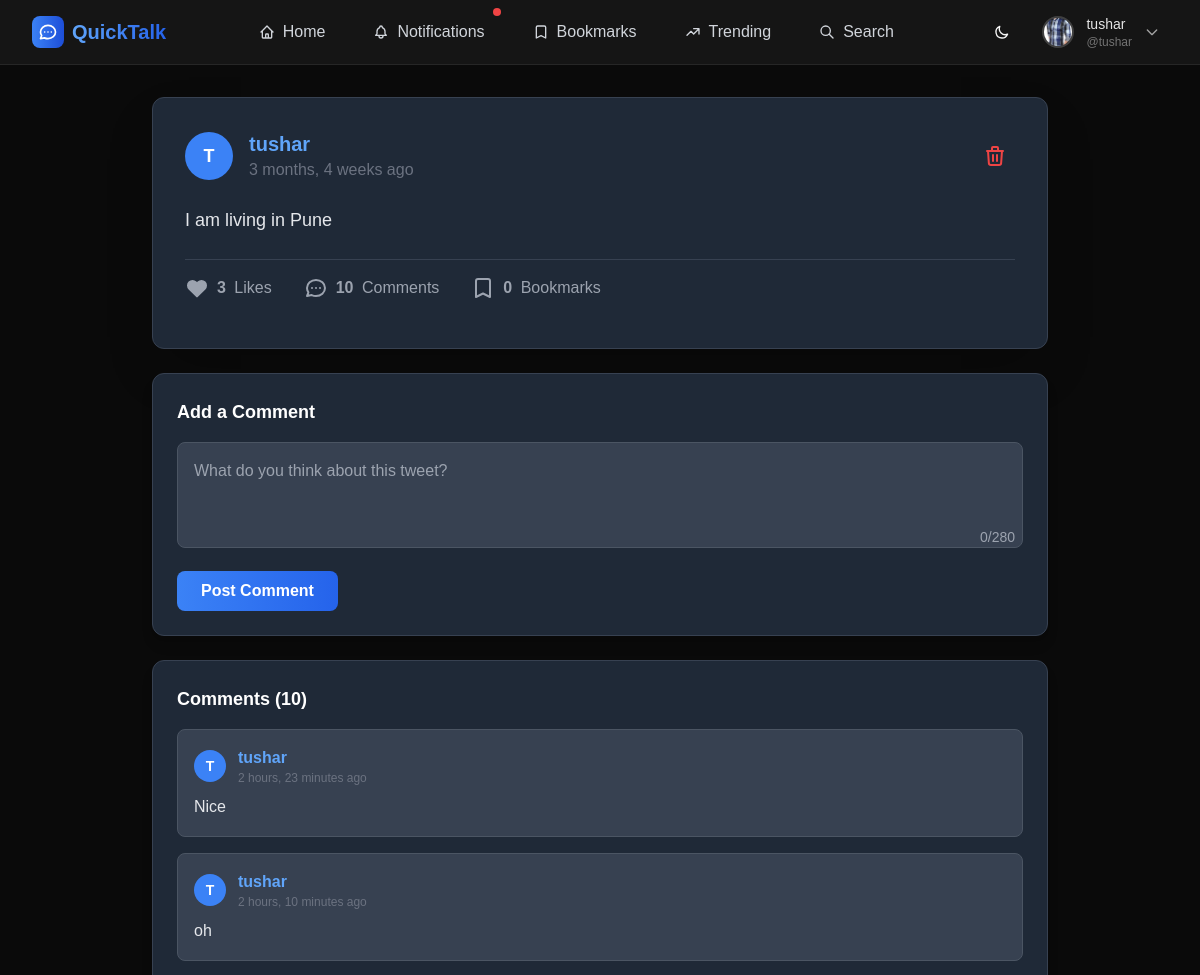
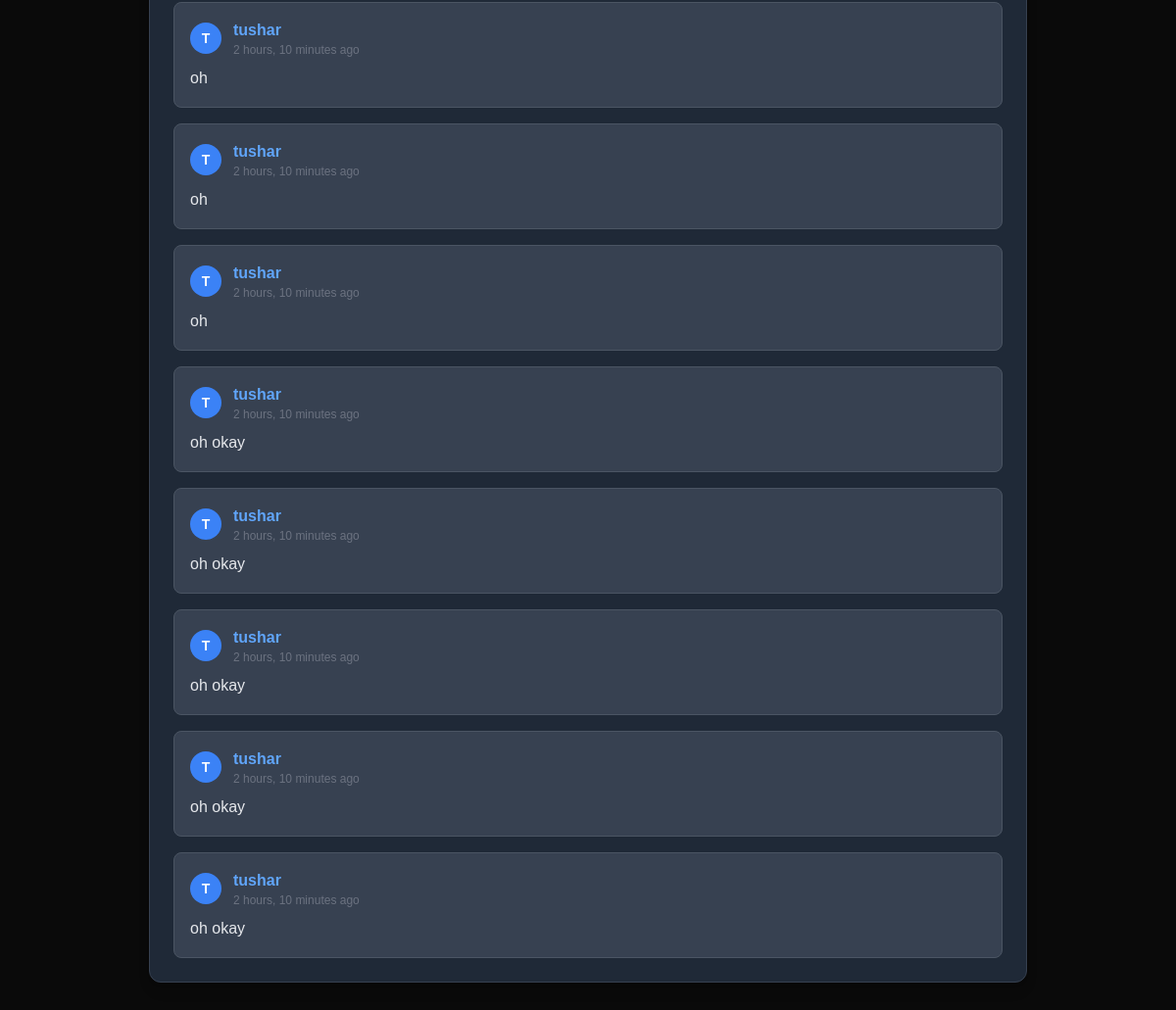
Screenshot of /tweet/8/ (signed in) with the database file from the repository (2 pictures, top to bottom).
### profiles/models.py (models this page shows, shortened)
class Profile(models.Model):
    THEME_CHOICES = [
        ('dark', 'Dark'),
        ('light', 'Light'),
    ]
    user = models.OneToOneField(User, on_delete=models.CASCADE)
    bio = models.TextField(max_length=500, blank=True)
    profile_picture = models.ImageField(upload_to='profile_pics/', blank=True)
    cover_photo = models.ImageField(upload_to='cover_photos/', blank=True)
    following = models.ManyToManyField('self', symmetrical=False, related_name='followers', blank=True)
    website = models.URLField(blank=True)
    location = models.CharField(max_length=100, blank=True)
    birth_date = models.DateField(null=True, blank=True)
    is_verified = models.BooleanField(default=False)
    is_private = models.BooleanField(default=False)
    theme = models.CharField(max_length=10, choices=THEME_CHOICES, default='dark')
    email_notifications = models.BooleanField(default=True)
    twitter_url = models.URLField(blank=True)
    linkedin_url = models.URLField(blank=True)
    github_url = models.URLField(blank=True)
    created_at = models.DateTimeField(auto_now_add=True, null=True)
    updated_at = models.DateTimeField(auto_now=True, null=True)

### tweets/models.py (models this page shows, shortened)
class Tweet(models.Model):
    user = models.ForeignKey(User, on_delete=models.CASCADE)
    content = models.TextField(max_length=280)
    image = models.ImageField(upload_to='tweet_images/', blank=True, null=True)
    video = models.FileField(upload_to='tweet_videos/', blank=True, null=True)
    created_at = models.DateTimeField(auto_now_add=True)
    updated_at = models.DateTimeField(auto_now=True)
    likes = models.ManyToManyField(User, related_name='liked_tweets', blank=True)
    views = models.PositiveIntegerField(default=0)
    is_pinned = models.BooleanField(default=False)
    is_scheduled = models.BooleanField(default=False)
    scheduled_for = models.DateTimeField(null=True, blank=True)
    parent_tweet = models.ForeignKey('self', on_delete=models.CASCADE, null=True, blank=True, related_name='replies')
    class Meta:
        ordering = ['-created_at']
        indexes = [
            models.Index(fields=['created_at']),
            models.Index(fields=['user']),
        ]

class Comment(models.Model):
    tweet = models.ForeignKey(Tweet, on_delete=models.CASCADE, related_name='comments')
    user = models.ForeignKey(User, on_delete=models.CASCADE)
    content = models.TextField(max_length=280)
    created_at = models.DateTimeField(auto_now_add=True)
    class Meta:
        ordering = ['created_at']

### tweets/views.py (the view)
# urls.py: path('tweet/<int:tweet_id>/', views.tweet_detail, name='tweet_detail'),
@login_required
def tweet_detail(request, tweet_id):
    tweet = get_object_or_404(Tweet.objects.select_related('user').prefetch_related('likes', 'comments', 'bookmark_set'), id=tweet_id)
    tweet.is_bookmarked = tweet.bookmark_set.filter(user=request.user).exists()
    return render(request, 'tweet_detail.html', {'tweet': tweet})

### templates/tweet_detail.html (shortened to what this page needs)
{% extends 'base.html' %}
{% block content %}
    <div class="max-w-4xl mx-auto space-y-6">
        <div class="bg-gray-800 rounded-xl shadow-2xl border border-gray-700 p-8">
            <div class="flex items-center justify-between mb-6">
                <div class="flex items-center space-x-4">
                    <div class="w-12 h-12 bg-blue-500 rounded-full flex items-center justify-center">
                        <span class="text-white font-semibold text-lg">{{ tweet.user.username|first|upper }}</span>
                    </div>
                    <div>
                        <h3 class="text-xl font-bold text-blue-400 hover:text-blue-300 transition duration-300">
                            <a href="{% url 'profile' tweet.user.username %}">{{ tweet.user.username }}</a>
                        </h3>
                        <p class="text-gray-500">{{ tweet.created_at|timesince }} ago</p>
                    </div>
                </div>
                {% if tweet.user == user %}
                    <form method="post" action="{% url 'delete_tweet' tweet.id %}" class="inline" onsubmit="return confirm('Are you sure you want to delete this tweet?')">
                        <button type="submit" class="text-red-500 hover:text-red-400 transition duration-300 p-2 rounded">
                            <svg class="w-6 h-6" fill="none" stroke="currentColor" viewBox="0 0 24 24">
                                <path stroke-linecap="round" stroke-linejoin="round" stroke-width="2" d="M19 7l-.867 12.142A2 2 0 0116.138 21H7.862a2 2 0 01-1.995-1.858L5 7m5 4v6m4-6v6m1-10V4a1 1 0 00-1-1h-4a1 1 0 00-1 1v3M4 7h16"></path>
                            </svg>
                        </button>
                    </form>
                {% endif %}
            </div>
            <div class="mb-6">
                <p class="text-gray-200 text-lg leading-relaxed mb-4">{{ tweet.content }}</p>
            </div>
            <div class="flex items-center space-x-8 py-4 border-t border-gray-700">
                <button data-tweet-id="{{ tweet.id }}" class="like-btn flex items-center space-x-2 text-gray-400 hover:text-red-500 transition duration-300 group">
                    <svg class="w-6 h-6 group-hover:scale-110 transition-transform duration-200" fill="{% if request.user in tweet.likes.all %}currentColor{% else %}none{% endif %}" stroke="currentColor" viewBox="0 0 24 24">
                        <path stroke-linecap="round" stroke-linejoin="round" stroke-width="2" d="M4.318 6.318a4.5 4.5 0 000 6.364L12 20.364l7.682-7.682a4.5 4.5 0 00-6.364-6.364L12 7.636l-1.318-1.318a4.5 4.5 0 00-6.364 0z"></path>
                    </svg>
                    <span>
                        <span class="like-count font-semibold">{{ tweet.likes.count }}</span>
                        <span class="ml-1">{% if tweet.likes.count == 1 %}Like{% else %}Likes{% endif %}</span>
                    </span>
                </button>
                <div class="flex items-center space-x-2 text-gray-400">
                    <svg class="w-6 h-6" fill="none" stroke="currentColor" viewBox="0 0 24 24">
                        <path stroke-linecap="round" stroke-linejoin="round" stroke-width="2" d="M8 12h.01M12 12h.01M16 12h.01M21 12c0 4.418-4.03 8-9 8a9.863 9.863 0 01-4.255-.949L3 20l1.395-3.72C3.512 15.042 3 13.574 3 12c0-4.418 4.03-8 9-8s9 3.582 9 8z"></path>
                    </svg>
                    <span>
                        <span class="font-semibold">{{ tweet.comments.count }}</span>
                        <span class="ml-1">{% if tweet.comments.count == 1 %}Comment{% else %}Comments{% endif %}</span>
                    </span>
                </div>
                <button data-tweet-id="{{ tweet.id }}" class="bookmark-btn flex items-center space-x-2 text-gray-400 hover:text-yellow-500 transition duration-300 group">
                    <svg class="w-6 h-6 group-hover:scale-110 transition-transform duration-200" fill="{% if tweet.is_bookmarked %}currentColor{% else %}none{% endif %}" stroke="currentColor" viewBox="0 0 24 24">
                        <path stroke-linecap="round" stroke-linejoin="round" stroke-width="2" d="M5 5a2 2 0 012-2h10a2 2 0 012 2v16l-7-3.5L5 21V5z"></path>
                    </svg>
                    <span>
                        <span class="bookmark-count font-semibold">{{ tweet.bookmark_set.count }}</span>
                        <span class="ml-1">{% if tweet.bookmark_set.count == 1 %}Bookmark{% else %}Bookmarks{% endif %}</span>
                    </span>
                </button>
            </div>
        </div>
        <div class="bg-gray-800 rounded-xl shadow-lg border border-gray-700 p-6">
            <h3 class="text-lg font-semibold text-white mb-4">Add a Comment</h3>
            <form id="comment-form" class="space-y-4">
                <div class="relative">
                    <textarea name="content" id="comment-content" maxlength="280" rows="3"
                              class="w-full p-4 bg-gray-700 border border-gray-600 rounded-lg text-white placeholder-gray-400 focus:outline-none focus:ring-2 focus:ring-blue-500 focus:border-transparent transition duration-300 resize-none"
                              placeholder="What do you think about this tweet?"></textarea>
                    <div class="absolute bottom-2 right-2 text-sm text-gray-400">
                        <span id="comment-char-count">0</span>/280
                    </div>
                </div>
                <button type="submit" id="comment-submit-btn" class="bg-gradient-to-r from-blue-500 to-blue-600 hover:from-blue-600 hover:to-blue-700 text-white font-semibold px-6 py-2 rounded-lg transition duration-300 transform hover:scale-105">
                    Post Comment
                </button>
            </form>
        </div>
        <div class="bg-gray-800 rounded-xl shadow-lg border border-gray-700 p-6">
            <h3 class="text-lg font-semibold text-white mb-4">
                Comments ({{ tweet.comments.count }})
            </h3>
            <div class="space-y-4">
                {% for comment in tweet.comments.all %}
                    <div class="bg-gray-700 p-4 rounded-lg border border-gray-600 hover:border-gray-500 transition duration-300">
                        <div class="flex items-center space-x-3 mb-2">
                            <div class="w-8 h-8 bg-blue-500 rounded-full flex items-center justify-center">
                                <span class="text-white font-semibold text-sm">{{ comment.user.username|first|upper }}</span>
                            </div>
                            <div>
                                <p class="text-blue-400 font-semibold hover:text-blue-300 transition duration-300">
                                    <a href="{% url 'profile' comment.user.username %}">{{ comment.user.username }}</a>
                                </p>
                                <p class="text-gray-500 text-xs">{{ comment.created_at|timesince }} ago</p>
                            </div>
                        </div>
                        <p class="text-gray-200 leading-relaxed">{{ comment.content }}</p>
                    </div>
                {% endfor %}
            </div>
        </div>
    </div>
{% endblock %}

### templates/base.html (shortened to what this page needs)
{% load static %}
<!DOCTYPE html>
<html lang="en" data-theme="dark">
<head>
    <script src="https://cdn.tailwindcss.com"></script>
    <link rel="stylesheet" href="{% static 'css/professional.css' %}">
    <link rel="stylesheet" href="{% static 'css/custom.css' %}">
</head>
<body class="bg-neutral-950 text-neutral-100 font-inter">
    <nav class="navbar border-b border-neutral-800 bg-neutral-900/95 backdrop-blur-xl sticky top-0 z-50">
        <div class="max-w-7xl mx-auto px-4 sm:px-6 lg:px-8">
            <div class="flex justify-between items-center h-16">
                <div class="flex items-center">
                    <a href="{% url 'home' %}" class="flex items-center space-x-2">
                        <div class="w-8 h-8 bg-gradient-to-r from-blue-500 to-blue-700 rounded-lg flex items-center justify-center">
                        </div>
                        <span class="text-xl font-bold text-gradient bg-gradient-to-r from-blue-400 to-blue-600 bg-clip-text text-transparent">QuickTalk</span>
                    </a>
                </div>
                <div class="hidden md:flex items-center space-x-6">
                    {% if user.is_authenticated %}
                        <a href="{% url 'home' %}" class="nav-link flex items-center space-x-2 text-gray-300 hover:text-blue-400 px-3 py-2 rounded-lg transition-all duration-200">
                            <svg class="w-4 h-4" fill="none" stroke="currentColor" viewBox="0 0 24 24">
                                <path stroke-linecap="round" stroke-linejoin="round" stroke-width="2" d="M3 12l2-2m0 0l7-7 7 7M5 10v10a1 1 0 001 1h3m10-11l2 2m-2-2v10a1 1 0 01-1 1h-3m-6 0a1 1 0 001-1v-4a1 1 0 011-1h2a1 1 0 011 1v4a1 1 0 001 1m-6 0h6"></path>
                            </svg>
                            <span>Home</span>
                        </a>
                        <a href="{% url 'notifications' %}" class="nav-link flex items-center space-x-2 relative text-gray-300 hover:text-blue-400 px-3 py-2 rounded-lg transition-all duration-200">
                            <span>Notifications</span>
                            <span class="absolute -top-1 -right-1 w-2 h-2 bg-red-500 rounded-full animate-pulse"></span>
                        </a>
                        <a href="{% url 'bookmarks' %}" class="nav-link flex items-center space-x-2 text-gray-300 hover:text-blue-400 px-3 py-2 rounded-lg transition-all duration-200">
                            <svg class="w-4 h-4" fill="none" stroke="currentColor" viewBox="0 0 24 24">
                                <path stroke-linecap="round" stroke-linejoin="round" stroke-width="2" d="M5 5a2 2 0 012-2h10a2 2 0 012 2v16l-7-3.5L5 21V5z"></path>
                            </svg>
                            <span>Bookmarks</span>
                        </a>
                        <a href="{% url 'trending_hashtags' %}" class="nav-link flex items-center space-x-2 text-gray-300 hover:text-blue-400 px-3 py-2 rounded-lg transition-all duration-200">
                            <svg class="w-4 h-4" fill="none" stroke="currentColor" viewBox="0 0 24 24">
                                <path stroke-linecap="round" stroke-linejoin="round" stroke-width="2" d="M13 7h8m0 0v8m0-8l-8 8-4-4-6 6"></path>
                            </svg>
                            <span>Trending</span>
                        </a>
                        <a href="{% url 'search_users' %}" class="nav-link flex items-center space-x-2 text-gray-300 hover:text-blue-400 px-3 py-2 rounded-lg transition-all duration-200">
                            <svg class="w-4 h-4" fill="none" stroke="currentColor" viewBox="0 0 24 24">
                                <path stroke-linecap="round" stroke-linejoin="round" stroke-width="2" d="M21 21l-6-6m2-5a7 7 0 11-14 0 7 7 0 0114 0z"></path>
                            </svg>
                            <span>Search</span>
                        </a>
                    {% endif %}
                </div>
                <div class="flex items-center space-x-4">
                    <button onclick="toggleTheme()" class="p-2 rounded-lg hover:bg-neutral-800 transition-colors" title="Toggle theme">
                        <svg class="w-4 h-4" fill="none" stroke="currentColor" viewBox="0 0 24 24">
                            <path stroke-linecap="round" stroke-linejoin="round" stroke-width="2" d="M20.354 15.354A9 9 0 018.646 3.646 9.003 9.003 0 0012 21a9.003 9.003 0 008.354-5.646z"></path>
                        </svg>
                    </button>
                    {% if user.is_authenticated %}
                        <div class="relative">
                            <button class="flex items-center space-x-3 p-2 rounded-lg hover:bg-neutral-800 transition-colors" onclick="toggleUserMenu()">
                                <img src="{% if user.profile.profile_picture %}{{ user.profile.profile_picture.url }}{% else %}{% static 'default.jpg' %}{% endif %}"
                                     class="w-8 h-8 rounded-full border-2 border-neutral-700 object-cover" alt="Profile">
                                <div class="hidden md:block text-left">
                                    <div class="flex items-center space-x-1">
                                        <span class="text-sm font-medium text-neutral-200">{{ user.username }}</span>
                                    </div>
                                    <div class="text-xs text-neutral-500">@{{ user.username }}</div>
                                </div>
                                <svg class="w-4 h-4 text-neutral-400" fill="none" stroke="currentColor" viewBox="0 0 24 24">
                                    <path stroke-linecap="round" stroke-linejoin="round" stroke-width="2" d="M19 9l-7 7-7-7"></path>
                                </svg>
                            </button>
                        </div>
                    {% endif %}
                </div>
            </div>
        </div>
    </nav>
    <main class="flex-1 min-h-screen">
        <div class="max-w-7xl mx-auto px-4 sm:px-6 lg:px-8 py-8">
            {% block content %}{% endblock %}
        </div>
    </main>
</body>
</html>

### rows the page displays
Tweet: user.username|first "T", user.username "tushar", created_at "3 months, 4 weeks", content "I am living in Pune", likes.count "3", comments.count "10", bookmark_set.count "0"
Comment: user.username|first "T", user.username "tushar", created_at "2 hours, 23 minutes", content "Nice"
Comment: user.username|first "T", user.username "tushar", created_at "2 hours, 10 minutes", content "oh"
Comment: user.username|first "T", user.username "tushar", created_at "2 hours, 10 minutes", content "oh"
Comment: user.username|first "T", user.username "tushar", created_at "2 hours, 10 minutes", content "oh"
Comment: user.username|first "T", user.username "tushar", created_at "2 hours, 10 minutes", content "oh"
Comment: user.username|first "T", user.username "tushar", created_at "2 hours, 10 minutes", content "oh okay"
Comment: user.username|first "T", user.username "tushar", created_at "2 hours, 10 minutes", content "oh okay"
Comment: user.username|first "T", user.username "tushar", created_at "2 hours, 10 minutes", content "oh okay"
Comment: user.username|first "T", user.username "tushar", created_at "2 hours, 10 minutes", content "oh okay"
Comment: user.username|first "T", user.username "tushar", created_at "2 hours, 10 minutes", content "oh okay"

### other values shown
{{ user.username }} "tushar"
